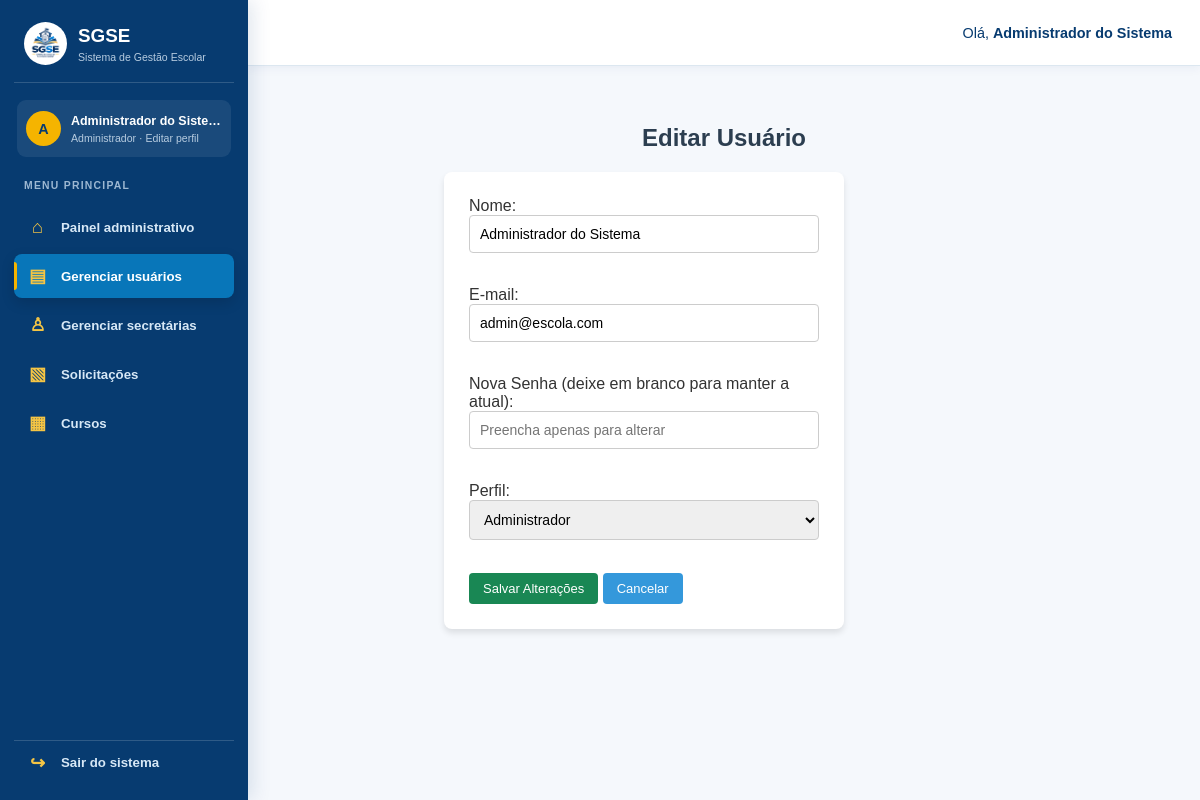
Screenshot of /view/editar_usuario.php?id=1 (signed in) with the database file from the repository.
### tables this page shows
CREATE TABLE usuarios (
    id_usuario INT AUTO_INCREMENT PRIMARY KEY,
    id_pessoa INT NOT NULL UNIQUE,
    id_perfil INT NOT NULL,
    email VARCHAR(100) NOT NULL UNIQUE,
    senha VARCHAR(255) NOT NULL,
    foto_perfil VARCHAR(255),
    cargo VARCHAR(100),
    setor VARCHAR(100),
    status ENUM('Ativo', 'Inativo') DEFAULT 'Ativo',
    criado_em TIMESTAMP DEFAULT CURRENT_TIMESTAMP,

    CONSTRAINT fk_usuario_pessoa
        FOREIGN KEY (id_pessoa)
        REFERENCES pessoas(id_pessoa)
        ON DELETE RESTRICT,

    CONSTRAINT fk_usuario_perfil
        FOREIGN KEY (id_perfil)
        REFERENCES perfis(id_perfil)
        ON DELETE RESTRICT
);

CREATE TABLE pessoas (
    id_pessoa INT AUTO_INCREMENT PRIMARY KEY,
    nome VARCHAR(100) NOT NULL,
    cpf VARCHAR(14) NOT NULL UNIQUE,
    telefone VARCHAR(20),
    data_nascimento DATE,
    criado_em TIMESTAMP DEFAULT CURRENT_TIMESTAMP
);

### controller/UsuarioController.php (called while the page is built, shortened)
<?php
require_once __DIR__ . '/../model/dao/UsuarioDAO.php';
class UsuarioController {
    public function buscarPorId(int $id) {
        $dao = new UsuarioDAO();
        return $dao->buscarPorId($id);
    }
}
?>

### model/dao/Conexao.php (called while the page is built, shortened)
<?php
if (!class_exists('Conexao')) {
    class Conexao {
        private static $instance = null;
        public static function getConexao() {
            if (!isset(self::$instance)) {
                $host     = "localhost";
                $dbname   = "secretaria_db";
                $usuario  = "root";
                $senha    = "";
                try {
                    self::$instance = new PDO(
                        "mysql:host={$host};dbname={$dbname};charset=utf8mb4",
                        $usuario,
                        $senha
                    );
                    self::$instance->setAttribute(PDO::ATTR_ERRMODE, PDO::ERRMODE_EXCEPTION);
                    self::$instance->setAttribute(PDO::ATTR_DEFAULT_FETCH_MODE, PDO::FETCH_ASSOC);
                } catch (PDOException $e) {
                    die("Erro na conexão com o banco de dados: " . $e->getMessage());
                }
            }
            return self::$instance;
        }
    }
}

### model/dao/UsuarioDAO.php (called while the page is built, shortened)
<?php
require_once __DIR__ . '/Conexao.php';
class UsuarioDAO {
    public function buscarPorId(int $id) {
        try {
            $sql = "SELECT u.id_usuario AS id, p.nome, p.cpf, u.email, u.senha,
                           u.id_perfil AS perfil_id, u.status
                    FROM usuarios u
                    INNER JOIN pessoas p ON p.id_pessoa = u.id_pessoa
                    WHERE u.id_usuario = ?";
            $stmt = Conexao::getConexao()->prepare($sql);
            $stmt->execute([$id]);
            return $stmt->fetch(PDO::FETCH_ASSOC) ?: null;
        } catch (PDOException $e) {
            echo "Erro MYSQL: " . $e->getMessage();
            return null;
        }
    }
}
?>

### view/editar_usuario.php (the view, shortened to what this page needs)
<?php
require_once __DIR__ . '/../model/dao/Conexao.php';
require_once __DIR__ . '/../model/dao/UsuarioDAO.php';
require_once __DIR__ . '/../controller/UsuarioController.php';
$controller = new UsuarioController();
$id = $_GET['id'] ?? null;
$usuario = $id ? $controller->buscarPorId((int)$id) : null;
include_once __DIR__ . '/includes/topo.php';
?>
<link rel="stylesheet" href="../assets/css/estilo.css?v=<?php echo filemtime('../assets/css/estilo.css'); ?>">
<div class="admin-workspace">
    <?php include __DIR__ . '/includes/menu_administrativo.php'; ?>
    <div class="admin-workspace-content">
<div class="main-content" style="max-width: 600px; margin: 30px auto; padding: 0 20px;">
    <h2>Editar Usuário</h2>
    <form method="POST">
        <label>Nome:</label><br>
        <input type="text" name="nome" value="<?= htmlspecialchars($usuario['nome']) ?>" required><br><br>
        <label>E-mail:</label><br>
        <input type="email" name="email" value="<?= htmlspecialchars($usuario['email']) ?>" required><br><br>
        <label>Nova Senha (deixe em branco para manter a atual):</label><br>
        <input type="password" name="senha" placeholder="Preencha apenas para alterar"><br><br>
        <label>Perfil:</label><br>
        <select name="perfil_id">
            <option value="1" <?= $usuario['perfil_id'] == 1 ? 'selected' : '' ?>>Administrador</option>
        </select><br><br>
        <button type="submit" name="btn_atualizar" class="btn btn-ativar">Salvar Alterações</button>
        <a href="../index.php" class="btn btn-desativar" style="text-decoration: none; display: inline-block; text-align: center;">Cancelar</a>
    </form>
</div>
</div>
</div>
</main>
</body>
</html>

### assets/css/estilo.css (style rules this page uses)
* { margin: 0; padding: 0; box-sizing: border-box; font-family: Arial, Helvetica, sans-serif; }
body { background-color: #f4f6f9; color: #333; padding: 20px; display: flex; flex-direction: column; align-items: center; }
h1, h2, h3 { margin-bottom: 20px; color: #2c3e50; text-align: center; }
form { background-color: #ffffff; padding: 25px; border-radius: 8px; box-shadow: 0 4px 6px rgba(0, 0, 0, 0.1); width: 100%; max-width: 400px; margin-bottom: 15px; }
input, select { width: 100%; padding: 10px; margin-bottom: 15px; border: 1px solid #ccc; border-radius: 4px; font-size: 14px; }
button, .btn { background-color: #3498db; color: white; border: none; padding: 8px 14px; font-size: 13px; border-radius: 4px; cursor: pointer; transition: background-color 0.2s ease; text-decoration: none; display: inline-block; }
.btn-desativar { background-color: #3498db; color: white; }
.btn-ativar { background-color: #198754; color: white; }
:root { --slate: #263b43; --petroleo: #286b6b; --petroleo-dark: #1f5558; --terracota: #c96852; --terracota-dark: #a95140; --areia: #f5f2ec; --branco: #ffffff; }
:root { --grafite: #303638; --grafite-soft: #5f6969; --oliva: #65745b; --oliva-dark: #4f5d48; --creme: #f4f3ee; }
:root { --sistema-fundo: #f4f5f5; --sistema-branco: #ffffff; --sistema-texto: #30383c; --sistema-suave: #687377; --sistema-acento: #426b78; --sistema-acento-dark: #31525d; }
:root { --escola-azul-marinho: #073b70; --escola-azul: #0876b9; --escola-azul-escuro: #05568f; --escola-dourado: #946600; --escola-dourado-vivo: #f5b400; --escola-fundo: #f5f8fc; }
:root { --admin-sidebar-width: 248px; --admin-azul-marinho: #073b70; --admin-azul: #0876b9; --admin-dourado: #f5b400; }
body.manager-body { display: block; min-height: 100vh; padding: 0; background: #f5f8fc; }
.manager-body .admin-workspace, .manager-body .admin-workspace-content { width: 100%; min-width: 0; }
.manager-body .admin-workspace-content > .main-content { width: 100%; max-width: 1180px; margin: 0 auto; padding: 0; }
:root { --sistema-fundo: #f2f5f7; --sistema-branco: #ffffff; --sistema-texto: #263746; --sistema-suave: #667681; --sistema-acento: #356b86; --sistema-acento-dark: #274f65; }

### assets/css/estilo_topo.css (style rules this page uses)
body { margin: 0; padding: 0; }

### rows the page displays
usuarios: nome "Administrador do Sistema", email "admin@escola.com", perfil_id "Administrador"

### other values shown
$_SESSION['usuario_nome'] "Administrador do Sistema"
mb_strtoupper(mb_substr($nomeUsuarioMenu, 0, 1, 'UTF-8'), 'UTF-8') "A"
$nomeUsuarioMenu "Administrador do Siste…"
$nomePerfilMenu "Administrador"
